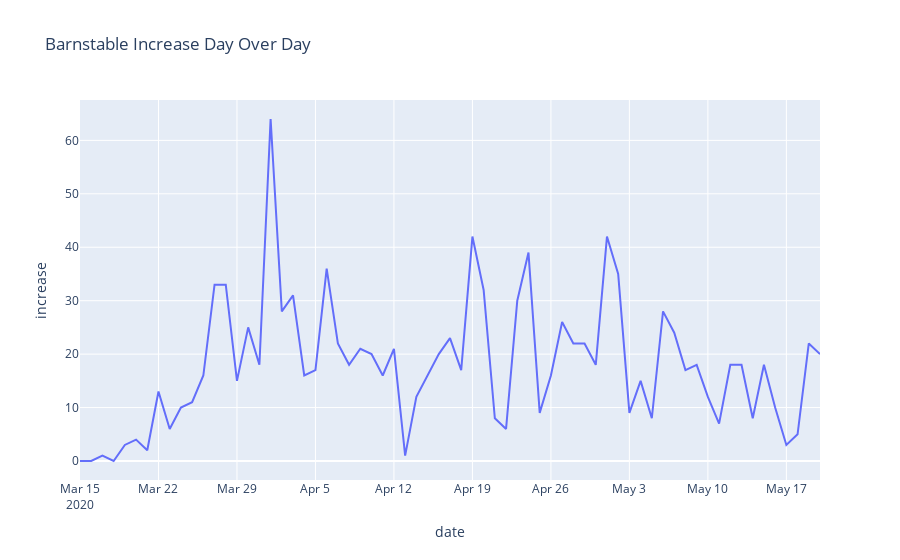
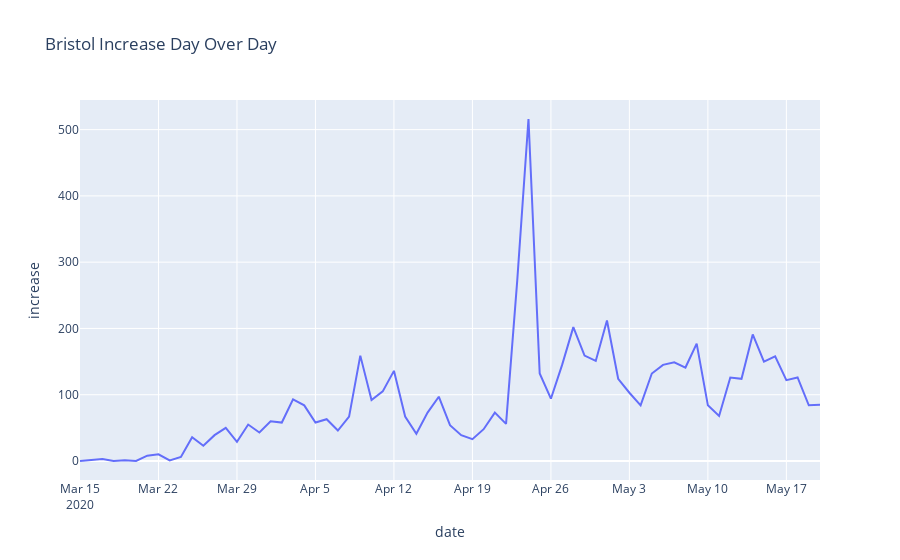
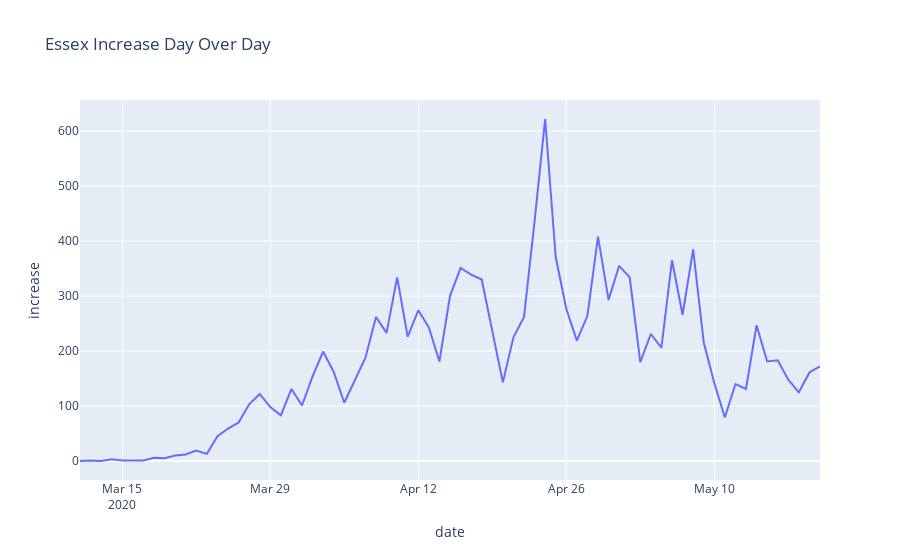
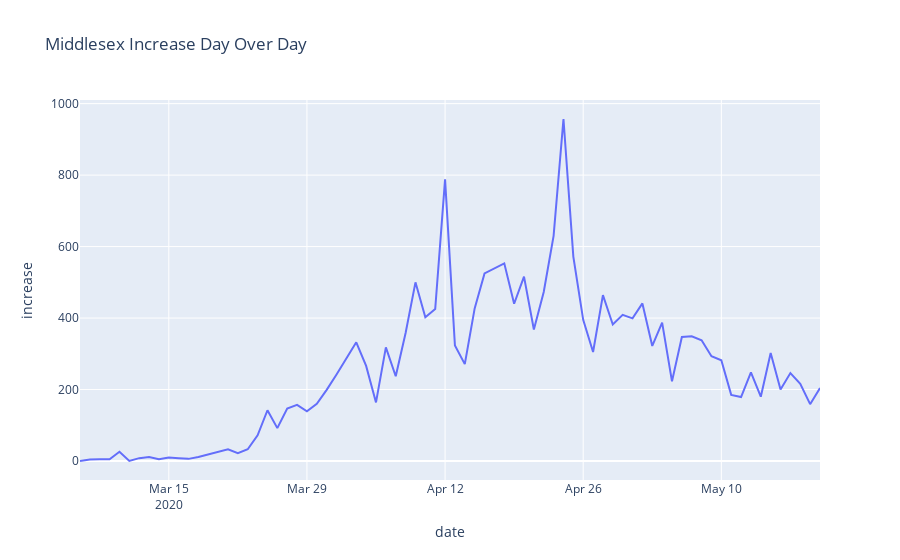

Write notebook code for charts like these, in order.
### Code cell
def dod_county(name):
    '''Give the day over day results'''
    df = mass[mass['county'] == name]
    increase = [y - x for x,y in zip(df['cases'], df['cases'][1:])]
    days = df['date'][1:]
    df = pd.DataFrame(data=dict(increase=increase, date=days))
    fig = px.line(df, x=df['date'], y=df['increase'], title='{0} Increase Day Over Day'.format(name))
    return fig.show()

# for names in sorted(['Rhode Island','Colorado', 'Massachusetts', 'Florida', 'Maryland', 'Georgia']):
#dod_state(names)

counties = ['Bristol', 'Unknown', 'Plymouth', 'Middlesex', 'Barnstable', 'Worcester', 'Essex', 'Suffolk']
for county in sorted(counties):
    dod_county(county)

### Figure 1 — Plotly figure (JSON) as saved in the notebook; plotly's stock layout.template omitted (floating-point values rounded to 4 significant figures)
{"data": [{"hovertemplate": "date=%{x}<br>increase=%{y}<extra></extra>", "legendgroup": "", "line": {"color": "#636efa", "dash": "solid"}, "mode": "lines", "name": "", "showlegend": false, "type": "scatter", "x": ["2020-03-15", "2020-03-16", "2020-03-17", "2020-03-18", "2020-03-19", "2020-03-20", "2020-03-21", "2020-03-22", "2020-03-23", "2020-03-24", "2020-03-25", "2020-03-26", "2020-03-27", "2020-03-28", "2020-03-29", "2020-03-30", "2020-03-31", "2020-04-01", "2020-04-02", "2020-04-03", "2020-04-04", "2020-04-05", "2020-04-06", "2020-04-07", "2020-04-08", "2020-04-09", "2020-04-10", "2020-04-11", "2020-04-12", "2020-04-13", "2020-04-14", "2020-04-15", "2020-04-16", "2020-04-17", "2020-04-18", "2020-04-19", "2020-04-20", "2020-04-21", "2020-04-22", "2020-04-23", "2020-04-24", "2020-04-25", "2020-04-26", "2020-04-27", "2020-04-28", "2020-04-29", "2020-04-30", "2020-05-01", "2020-05-02", "2020-05-03", "2020-05-04", "2020-05-05", "2020-05-06", "2020-05-07", "2020-05-08", "2020-05-09", "2020-05-10", "2020-05-11", "2020-05-12", "2020-05-13", "2020-05-14", "2020-05-15", "2020-05-16", "2020-05-17", "2020-05-18", "2020-05-19", "2020-05-20"], "xaxis": "x", "y": [0, 0, 1, 0, 3, 4, 2, 13, 6, 10, 11, 16, 33, 33, 15, 25, 18, 64, 28, 31, 16, 17, 36, 22, 18, 21, 20, 16, 21, 1, 12, 16, 20, 23, 17, 42, 32, 8, 6, 30, 39, 9, 16, 26, 22, 22, 18, 42, 35, 9, 15, 8, 28, 24, 17, 18, 12, 7, 18, 18, 8, 18, 10, 3, 5, 22, 20], "yaxis": "y"}], "layout": {"legend": {"tracegroupgap": 0}, "title": {"text": "Barnstable Increase Day Over Day"}, "xaxis": {"anchor": "y", "domain": [0, 1], "title": {"text": "date"}}, "yaxis": {"anchor": "x", "domain": [0, 1], "title": {"text": "increase"}}}}

### Figure 2 — Plotly figure (JSON) as saved in the notebook; plotly's stock layout.template omitted (floating-point values rounded to 4 significant figures)
{"data": [{"hovertemplate": "date=%{x}<br>increase=%{y}<extra></extra>", "legendgroup": "", "line": {"color": "#636efa", "dash": "solid"}, "mode": "lines", "name": "", "showlegend": false, "type": "scatter", "x": ["2020-03-15", "2020-03-16", "2020-03-17", "2020-03-18", "2020-03-19", "2020-03-20", "2020-03-21", "2020-03-22", "2020-03-23", "2020-03-24", "2020-03-25", "2020-03-26", "2020-03-27", "2020-03-28", "2020-03-29", "2020-03-30", "2020-03-31", "2020-04-01", "2020-04-02", "2020-04-03", "2020-04-04", "2020-04-05", "2020-04-06", "2020-04-07", "2020-04-08", "2020-04-09", "2020-04-10", "2020-04-11", "2020-04-12", "2020-04-13", "2020-04-14", "2020-04-15", "2020-04-16", "2020-04-17", "2020-04-18", "2020-04-19", "2020-04-20", "2020-04-21", "2020-04-22", "2020-04-23", "2020-04-24", "2020-04-25", "2020-04-26", "2020-04-27", "2020-04-28", "2020-04-29", "2020-04-30", "2020-05-01", "2020-05-02", "2020-05-03", "2020-05-04", "2020-05-05", "2020-05-06", "2020-05-07", "2020-05-08", "2020-05-09", "2020-05-10", "2020-05-11", "2020-05-12", "2020-05-13", "2020-05-14", "2020-05-15", "2020-05-16", "2020-05-17", "2020-05-18", "2020-05-19", "2020-05-20"], "xaxis": "x", "y": [0, 1, 3, 0, 1, 0, 8, 10, 1, 6, 36, 23, 39, 50, 29, 55, 43, 60, 58, 93, 84, 58, 63, 46, 67, 159, 92, 105, 136, 67, 41, 73, 97, 54, 39, 33, 48, 73, 56, 273, 516, 132, 94, 145, 202, 159, 151, 212, 124, 103, 84, 132, 145, 149, 141, 177, 84, 68, 126, 124, 191, 150, 158, 122, 126, 84, 85], "yaxis": "y"}], "layout": {"legend": {"tracegroupgap": 0}, "title": {"text": "Bristol Increase Day Over Day"}, "xaxis": {"anchor": "y", "domain": [0, 1], "title": {"text": "date"}}, "yaxis": {"anchor": "x", "domain": [0, 1], "title": {"text": "increase"}}}}

### Figure 3 — Plotly figure (JSON) as saved in the notebook; plotly's stock layout.template omitted (floating-point values rounded to 4 significant figures)
{"data": [{"hovertemplate": "date=%{x}<br>increase=%{y}<extra></extra>", "legendgroup": "", "line": {"color": "#636efa", "dash": "solid"}, "mode": "lines", "name": "", "showlegend": false, "type": "scatter", "x": ["2020-03-11", "2020-03-12", "2020-03-13", "2020-03-14", "2020-03-15", "2020-03-16", "2020-03-17", "2020-03-18", "2020-03-19", "2020-03-20", "2020-03-21", "2020-03-22", "2020-03-23", "2020-03-24", "2020-03-25", "2020-03-26", "2020-03-27", "2020-03-28", "2020-03-29", "2020-03-30", "2020-03-31", "2020-04-01", "2020-04-02", "2020-04-03", "2020-04-04", "2020-04-05", "2020-04-06", "2020-04-07", "2020-04-08", "2020-04-09", "2020-04-10", "2020-04-11", "2020-04-12", "2020-04-13", "2020-04-14", "2020-04-15", "2020-04-16", "2020-04-17", "2020-04-18", "2020-04-19", "2020-04-20", "2020-04-21", "2020-04-22", "2020-04-23", "2020-04-24", "2020-04-25", "2020-04-26", "2020-04-27", "2020-04-28", "2020-04-29", "2020-04-30", "2020-05-01", "2020-05-02", "2020-05-03", "2020-05-04", "2020-05-05", "2020-05-06", "2020-05-07", "2020-05-08", "2020-05-09", "2020-05-10", "2020-05-11", "2020-05-12", "2020-05-13", "2020-05-14", "2020-05-15", "2020-05-16", "2020-05-17", "2020-05-18", "2020-05-19", "2020-05-20"], "xaxis": "x", "y": [0, 1, 0, 3, 1, 1, 1, 6, 5, 10, 12, 19, 13, 45, 59, 70, 103, 122, 98, 83, 131, 101, 154, 199, 162, 106, 147, 188, 262, 233, 334, 226, 274, 243, 181, 300, 351, 339, 330, 239, 143, 225, 262, 436, 622, 371, 277, 219, 264, 408, 293, 355, 334, 180, 231, 206, 365, 266, 385, 216, 142, 79, 140, 131, 247, 181, 183, 148, 125, 161, 172], "yaxis": "y"}], "layout": {"legend": {"tracegroupgap": 0}, "title": {"text": "Essex Increase Day Over Day"}, "xaxis": {"anchor": "y", "domain": [0, 1], "title": {"text": "date"}}, "yaxis": {"anchor": "x", "domain": [0, 1], "title": {"text": "increase"}}}}

### Figure 4 — Plotly figure (JSON) as saved in the notebook; plotly's stock layout.template omitted (floating-point values rounded to 4 significant figures)
{"data": [{"hovertemplate": "date=%{x}<br>increase=%{y}<extra></extra>", "legendgroup": "", "line": {"color": "#636efa", "dash": "solid"}, "mode": "lines", "name": "", "showlegend": false, "type": "scatter", "x": ["2020-03-06", "2020-03-07", "2020-03-08", "2020-03-09", "2020-03-10", "2020-03-11", "2020-03-12", "2020-03-13", "2020-03-14", "2020-03-15", "2020-03-16", "2020-03-17", "2020-03-18", "2020-03-19", "2020-03-20", "2020-03-21", "2020-03-22", "2020-03-23", "2020-03-24", "2020-03-25", "2020-03-26", "2020-03-27", "2020-03-28", "2020-03-29", "2020-03-30", "2020-03-31", "2020-04-01", "2020-04-02", "2020-04-03", "2020-04-04", "2020-04-05", "2020-04-06", "2020-04-07", "2020-04-08", "2020-04-09", "2020-04-10", "2020-04-11", "2020-04-12", "2020-04-13", "2020-04-14", "2020-04-15", "2020-04-16", "2020-04-17", "2020-04-18", "2020-04-19", "2020-04-20", "2020-04-21", "2020-04-22", "2020-04-23", "2020-04-24", "2020-04-25", "2020-04-26", "2020-04-27", "2020-04-28", "2020-04-29", "2020-04-30", "2020-05-01", "2020-05-02", "2020-05-03", "2020-05-04", "2020-05-05", "2020-05-06", "2020-05-07", "2020-05-08", "2020-05-09", "2020-05-10", "2020-05-11", "2020-05-12", "2020-05-13", "2020-05-14", "2020-05-15", "2020-05-16", "2020-05-17", "2020-05-18", "2020-05-19", "2020-05-20"], "xaxis": "x", "y": [0, 4, 5, 5, 26, 0, 8, 11, 5, 10, 8, 6, 11, 19, 25, 33, 22, 33, 72, 142, 92, 147, 157, 139, 160, 199, 242, 288, 332, 266, 164, 318, 237, 358, 500, 402, 425, 788, 323, 271, 427, 525, 538, 553, 440, 516, 368, 473, 630, 957, 572, 395, 305, 464, 382, 409, 399, 441, 322, 387, 223, 347, 349, 338, 293, 282, 185, 179, 248, 180, 302, 200, 246, 216, 159, 204], "yaxis": "y"}], "layout": {"legend": {"tracegroupgap": 0}, "title": {"text": "Middlesex Increase Day Over Day"}, "xaxis": {"anchor": "y", "domain": [0, 1], "title": {"text": "date"}}, "yaxis": {"anchor": "x", "domain": [0, 1], "title": {"text": "increase"}}}}
